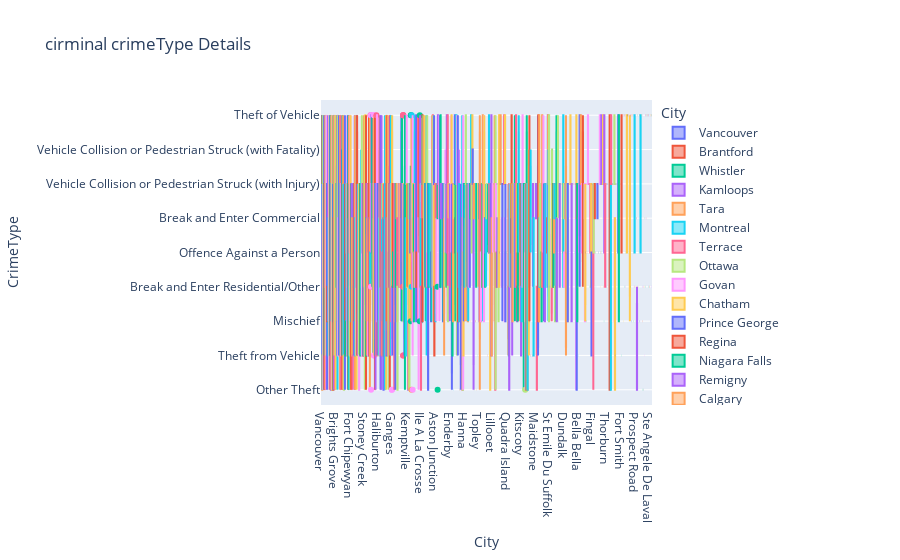

Write notebook code for a chart like this one.
### Code cell
# import matplotlib.pyplot as plt
# plt.rcParams["figure.figsize"] = [7.50, 3.50]
# plt.rcParams["figure.autolayout"] = True

# df.set_index('StateFull').plot()

import plotly.express as px
#fig = px.scatter(df, x = 'CrimeType', y = 'City', title='cirminal crime by state', color="CountryFull",pattern_shape="StateFull", pattern_shape_sequence=[".", "x", "+"])
#fig = px.scatter(df, x = 'CrimeType', y = 'City', title='cirminal crimeType Details', color="StateFull", size_max=60)
fig = px.box(df, x = 'City', y = 'CrimeType' ,title='cirminal crimeType Details',color="City")
fig.show()
